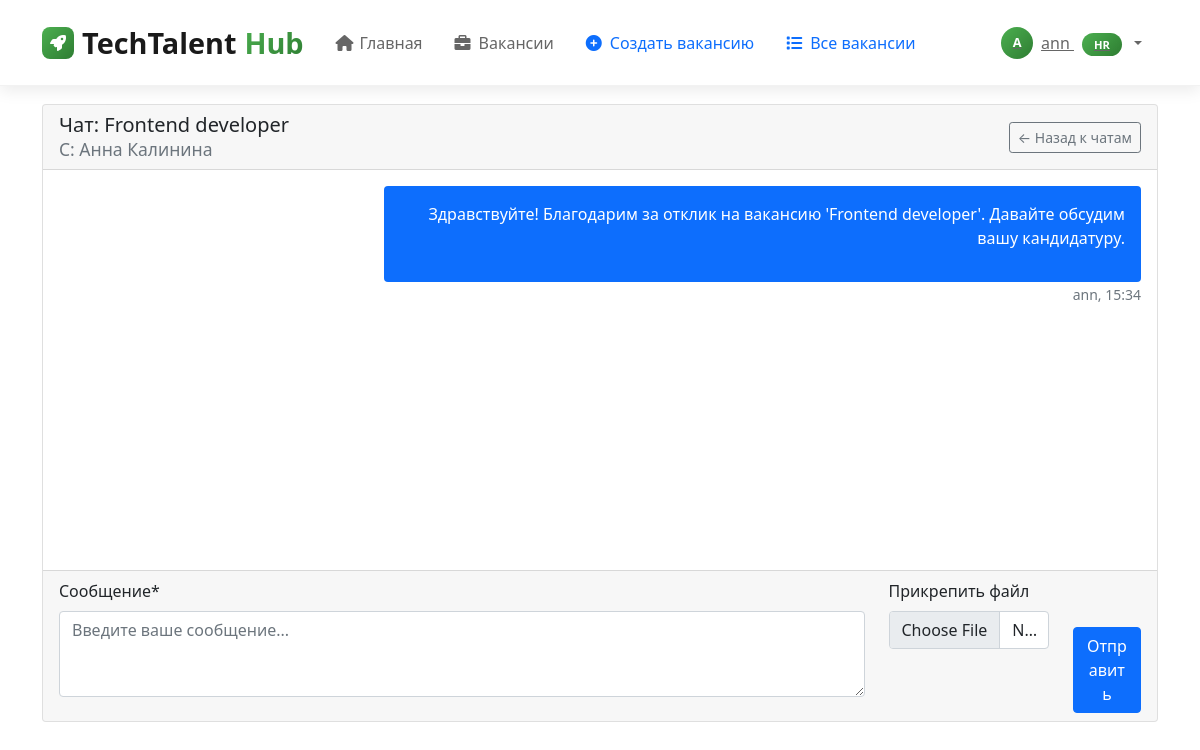
Page /chats/4/ (signed in) on the earlier database version.
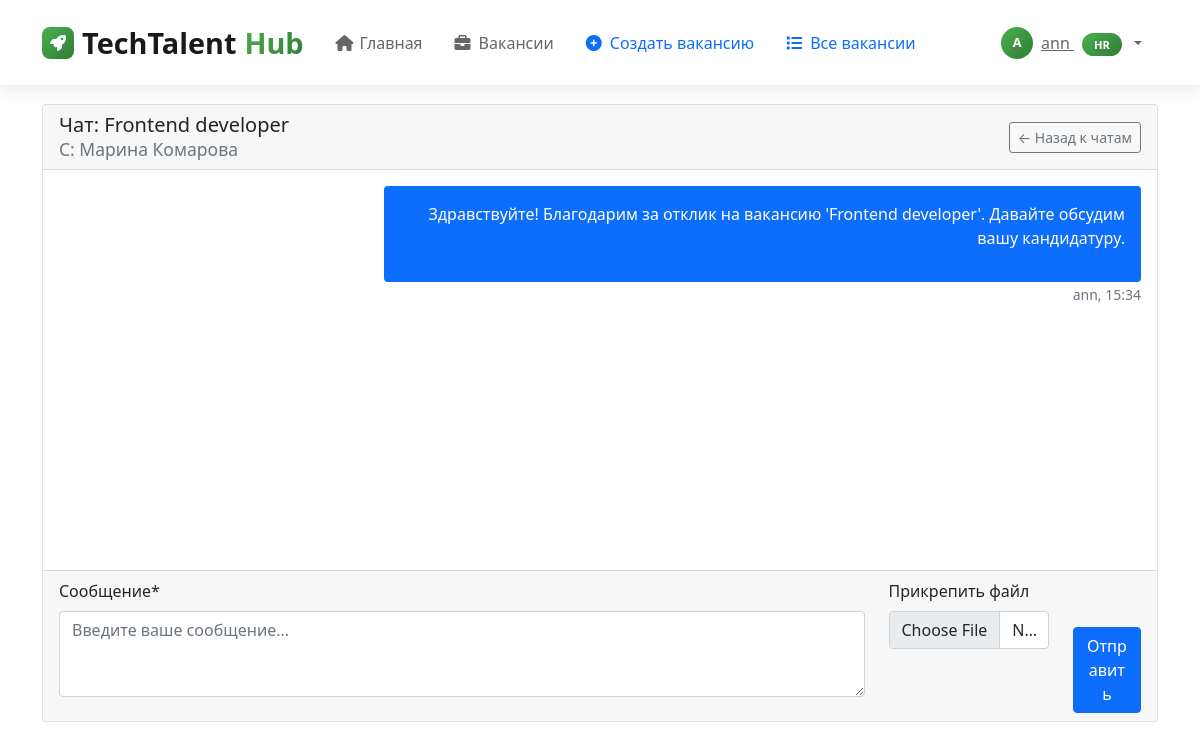
Same page on the later database version.
### career_app/models.py (models this page shows, shortened)
class ChatThread(models.Model):
    vacancy = models.ForeignKey(Vacancy, on_delete=models.CASCADE, null=True, blank=True)
    internship = models.ForeignKey(Internship, on_delete=models.CASCADE, null=True, blank=True)
    applicant = models.ForeignKey(Applicant, on_delete=models.CASCADE)
    hr_user = models.ForeignKey(User, on_delete=models.CASCADE, null=True, blank=True, related_name='hr_chats')
    university_user = models.ForeignKey(User, on_delete=models.CASCADE, null=True, blank=True, related_name='university_chats')
    created_at = models.DateTimeField(auto_now_add=True)
    updated_at = models.DateTimeField(auto_now=True)
    is_active = models.BooleanField(default=True)
    class Meta:
        verbose_name = "Чат"
        verbose_name_plural = "Чаты"
        ordering = ['-updated_at']
    def get_other_participant(self, current_user):
        if current_user == self.applicant.user:
            if self.hr_user:
                return self.hr_user
            elif self.university_user:
                return self.university_user
        return self.applicant.user
    def get_subject(self):
        if self.vacancy:
            return self.vacancy.title
        else:
            return self.internship.title

class Applicant(models.Model):
    EXPERIENCE_LEVELS = [
        ('no_experience', 'Нет опыта'),
        ('intern', 'Стажер'),
        ('junior', 'Junior (Начинающий)'),
        ('middle', 'Middle (Опытный)'),
        ('senior', 'Senior (Старший)'),
        ('lead', 'Lead (Руководитель)'),
    ]
    EDUCATION_LEVELS = [
        ('secondary', 'Среднее'),
        ('secondary_professional', 'Среднее профессиональное'),
        ('high', 'Высшее образование'),
    ]
    user = models.OneToOneField(User, on_delete=models.CASCADE, null=True, blank=True)
    first_name = models.CharField(max_length=100, verbose_name="Имя")
    last_name = models.CharField(max_length=100, verbose_name="Фамилия")
    email = models.EmailField(verbose_name="Email")
    phone = models.CharField(max_length=20, verbose_name="Телефон")
    position = models.CharField(max_length=200, blank=True, verbose_name="Желаемая должность")
    experience_level = models.CharField(
        max_length=50,
        choices=EXPERIENCE_LEVELS,
        blank=True,
        verbose_name="Уровень опыта"
    )
    education_level = models.CharField(
        max_length=50,
        choices=EDUCATION_LEVELS,
        blank=True,
        verbose_name="Уровень образования"
    )
    skills = models.TextField(blank=True, verbose_name="Навыки")
    experience = models.TextField(blank=True, verbose_name="Опыт работы")
    education = models.TextField(blank=True, verbose_name="Образование")
    about = models.TextField(blank=True, verbose_name="О себе")
    resume_file = models.FileField(upload_to='resumes/', null=True, blank=True, verbose_name="Файл резюме")
    resume_text = models.TextField(blank=True, verbose_name="Текст резюме")
    created_at = models.DateTimeField(auto_now_add=True)
    is_published = models.BooleanField(default=True, verbose_name="Резюме опубликовано")
    class Meta:
        verbose_name = "Соискатель"
        verbose_name_plural = "Соискатели"

class Vacancy(models.Model):
    STATUS_CHOICES = [
        ('draft', 'Черновик'),
        ('moderation', 'На модерации'),
        ('published', 'Опубликована'),
        ('rejected', 'Отклонена'),
        ('closed', 'Закрыта'),
    ]
    views = models.IntegerField(default=0, verbose_name="Просмотры")
    title = models.CharField(max_length=200, verbose_name="Должность")
    company = models.ForeignKey(Company, on_delete=models.CASCADE, verbose_name="Компания")
    category = models.ForeignKey(Category, on_delete=models.SET_NULL, null=True, blank=True, verbose_name="Категория")
    description = models.TextField(verbose_name="Описание вакансии")
    requirements = models.TextField(verbose_name="Требования")
    salary = models.CharField(max_length=100, blank=True, verbose_name="Зарплата")
    contact_info = models.TextField(verbose_name="Контактная информация")
    status = models.CharField(max_length=20, choices=STATUS_CHOICES, default='draft', verbose_name="Статус")
    created_by = models.ForeignKey(User, on_delete=models.CASCADE, verbose_name="Создатель")
    created_at = models.DateTimeField(auto_now_add=True)
    published_at = models.DateTimeField(null=True, blank=True)
    auto_close_at = models.DateTimeField(null=True, blank=True, verbose_name="Автоматическое закрытие")
    objects = models.Manager()
    views = models.IntegerField(default=0, verbose_name="Просмотры")
    salary_amount = models.DecimalField(max_digits=10, decimal_places=2, null=True, blank=True,
                                        verbose_name="Зарплата (число)")
    location = models.CharField(max_length=200, blank=True, verbose_name="Местоположение")
    employment_type = models.CharField(max_length=50, choices=[
        ('full', 'Полная занятость'),
        ('part', 'Частичная занятость'),
        ('remote', 'Удаленная работа'),
    ], default='full', verbose_name="Тип занятости")
    class Meta:
        verbose_name = "Вакансия"
        verbose_name_plural = "Вакансии"
        ordering = ['-created_at']

### career_app/views.py (the view)
# urls.py: path('chats/<int:thread_id>/', views.chat_detail, name='chat_detail'),
@login_required
def chat_detail(request, thread_id):
    thread = get_object_or_404(ChatThread, id=thread_id)
    user_profile = request.user.userprofile
    has_access = False
    if user_profile.role == 'applicant':
        has_access = thread.applicant.user == request.user
    elif user_profile.role == 'hr':
        has_access = thread.vacancy and thread.vacancy.company == user_profile.company
    elif user_profile.role == 'university':
        has_access = thread.internship and thread.internship.institution == user_profile.institution
    elif user_profile.role == 'admin':
        has_access = True
    if not has_access:
        messages.error(request, 'У вас нет доступа к этому чату.')
        return redirect('chat_list')
    thread.messages.filter(is_read=False).exclude(sender=request.user).update(is_read=True)
    if request.method == 'POST':
        form = ChatMessageForm(request.POST, request.FILES)
        if form.is_valid():
            message = form.save(commit=False)
            message.thread = thread
            message.sender = request.user
            message.save()
            thread.save()
            return redirect('chat_detail', thread_id=thread_id)
    else:
        form = ChatMessageForm()
    messages_list = thread.messages.all().select_related('sender')
    context = {
        'thread': thread,
        'messages_list': messages_list,
        'form': form,
        'other_user': thread.get_other_participant(request.user),
    }
    return render(request, 'career_app/chat_detail.html', context)

### career_app/forms.py
class ChatMessageForm(forms.ModelForm):
    class Meta:
        model = ChatMessage
        fields = ['message', 'file']
        widgets = {
            'message': forms.Textarea(attrs={
                'rows': 3,
                'placeholder': 'Введите ваше сообщение...',
                'class': 'form-control'
            }),
            'file': forms.FileInput(attrs={
                'class': 'form-control'
            })
        }
        labels = {
            'message': 'Сообщение',
            'file': 'Прикрепить файл'
        }

### templates/career_app/chat_detail.html (shortened to what this page needs)
{% extends 'base.html' %}
{% load crispy_forms_tags %}
{% block content %}
<div class="container mt-4">
    <div class="row">
        <div class="col-md-12">
            <div class="card">
                <div class="card-header d-flex justify-content-between align-items-center">
                    <h5 class="mb-0">
                        Чат: {{ thread.get_subject }}
                        <br>
                        <small class="text-muted">
                            {% if user.userprofile.role == 'applicant' %}
                                С: {{ other_user.get_full_name|default:other_user.username }}
                            {% else %}
                                С: {{ thread.applicant.first_name }} {{ thread.applicant.last_name }}
                            {% endif %}
                        </small>
                    </h5>
                    <a href="{% url 'chat_list' %}" class="btn btn-outline-secondary btn-sm">← Назад к чатам</a>
                </div>
                <div class="card-body" style="height: 400px; overflow-y: auto;">
                    {% for message in messages_list %}
                    <div class="mb-3 {% if message.sender == user %}text-end{% endif %}">
                        <div class="d-flex {% if message.sender == user %}justify-content-end{% endif %}">
                            <div class="{% if message.sender == user %}bg-primary text-white{% else %}bg-light{% endif %} rounded p-3" style="max-width: 70%;">
                                <div class="message-content">
                                    {{ message.message|linebreaks }}
                                </div>
                            </div>
                        </div>
                        <small class="text-muted">
                            {{ message.sender.get_full_name|default:message.sender.username }},
                            {{ message.created_at|date:"H:i" }}
                        </small>
                    </div>
                    {% empty %}
                    <div class="text-center text-muted py-4">
                        <p>Пока нет сообщений. Начните общение!</p>
                    </div>
                    {% endfor %}
                </div>
                <div class="card-footer">
                    <form method="post" enctype="multipart/form-data">
                        <div class="row">
                            <div class="col-md-9">
                                {{ form.message|as_crispy_field }}
                            </div>
                            <div class="col-md-2">
                                {{ form.file|as_crispy_field }}
                            </div>
                            <div class="col-md-1 d-flex align-items-end">
                                <button type="submit" class="btn btn-primary w-100">Отправить</button>
                            </div>
                        </div>
                    </form>
                </div>
            </div>
        </div>
    </div>
</div>
{% endblock %}

Differences in the rows shown:
changed through a linked row, ChatThread "Frontend developer": applicant.first_name "Анна" → "Марина"; applicant.last_name "Калинина" → "Комарова"
